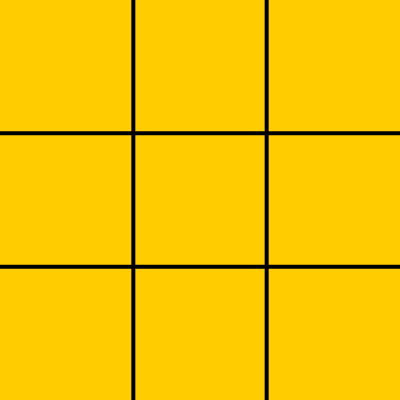
Frame 1 (no input)
Frame 60 (no input): identical to frame 1, image omitted
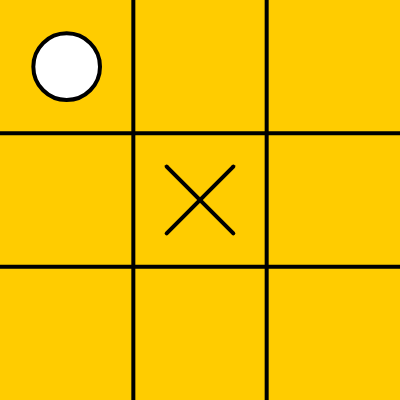
Frame 120 (the mouse pressed at the canvas centre since frame 60)

The p5.js sketch that drew these frames (run headless with seeded random() and noise() and a simulated clock; from frame 60 on, the mouse is pressed at the canvas centre):

// p5.js sketch
// ── sketch.js
// Implementation of the minimax algorithm is based on these websites:
//https://www.geeksforgeeks.org/minimax-algorithm-in-game-theory-set-3-tic-tac-toe-ai-finding-optimal-move/

// https://towardsdatascience.com/tic-tac-toe-creating-unbeatable-ai-with-minimax-algorithm-8af9e52c1e7d

let stateOfBoard; //boardState
let sizeOfBoard = 3 //  boardSize Keep this at 3, increasing it any higher will take the algorithm a lot longer to process and might crash the system.

let isLooping = true

function setup() {
  createCanvas(400, 400)
  
  w = width/sizeOfBoard
  h = height/sizeOfBoard
  
  stateOfBoard = new BoardState(sizeOfBoard, 1);
  initLabels() // This initialises the texts on the canvas
}

// Here i am creating the labels and buttons for the game
// Also creating the reset board button, giving it a size and a activity listener
function initLabels() {
  restartButton = createButton('Restart the game');
  restartButton.position(width+30, 400);
  restartButton.mousePressed(newGame);
  
  gameInfo = createP('This game of Tic-Tac-Toe utilises the Minimax algorithm, meaning you will never win. Have fun.').style('background-color', '#FFF').style('font-size', '25px').style('padding', '5px')
  gameInfo.position(width+30, 0);
  
  playerTurn = createP("' turn").style('background-color', '#FFF').style('font-size', '20px').style('padding', '5px')
  playerTurn.position(width+30, 150);
  
  aiThought = createP("AI: Try as hard as you want, you will never beat me").style('background-color', '#FFF').style('font-size', '25px').style('padding', '5px')
  aiThought.position(width+30, 300);
  
  winningPlayer = createP('No winner yet').style('background-color', '#FFF').style('font-size', '25px').style('padding', '5px')
  winningPlayer.position(width+30, 200);
  
 
}

function mousePressed() {
  stateOfBoard.mousePressed()
}

function newGame() {
  stateOfBoard.createNewGame()
}

//Renders everything to the screen and canvas
function draw() {
  if(isLooping)
    if(stateOfBoard.turn == 1)
      stateOfBoard.performAIMove()
    stateOfBoard.show()
}

// ── Board.js
class Board {
  //Creating the layout of the board
  constructor(boardSize, board = null) {
    this.boardSize = boardSize
  
    if(!board) {
      this.board = []
  
      for(let i=0; i<this.boardSize; ++i) {
        let row = [];
        for(let j=0; j<this.boardSize; ++j) {
          row.push('');
        }
        this.board.push(row)
      }
    } else {
      this.board = board
    }
    
    this.w = width/boardSize;
    this.h = height/boardSize;
  }
  
  giveAvailableTiles() {
    let ans = []
    for(let i=0; i<this.boardSize; ++i) {
      for(let j=0; j<this.boardSize; ++j) {
        if(this.board[i][j] == '') {
          ans.push([i, j])
        }
      }
    }
    return ans
  }
  
  newBoard() {
    this.w = width/this.boardSize;
    this.h = height/this.boardSize;
  
    this.board = []
  
    for(let i=0; i<this.boardSize; ++i) {
      let row = [];
      for(let j=0; j<this.boardSize; ++j) {
        row.push('');
      }
      this.board.push(row)
    }
  }
  //checks for a winning conditon
  //
  foundWinner() {
    for(let i=0;i<this.boardSize;++i) {
      let temp=this.board[i][0];
      if(temp=='') continue;
      for(let j=1;j<this.boardSize; ++j) {
        if(this.board[i][j] == '') {
          temp = '';
          break;
        }
        if(this.board[i][j] != temp) {
          temp = '';
          break;
        }
      }
      if(temp != '') {
        stroke(220, 0, 0);
        strokeWeight(8);
        line(w/4, w*(i+0.5), width-(w/4), w*(i+0.5))
        strokeWeight(4);
        stroke(0)
        return temp;
      }
    }
  
    for(let i=0;i<this.boardSize;++i) {
      let temp=this.board[0][i];
      if(temp=='') continue;
      for(let j=1;j<this.boardSize; ++j) {
        if(this.board[j][i] == '') {
          temp = '';
          break;
        }
        if(this.board[j][i] != temp) {
          temp = '';
          break;
        }
      }
      if(temp != '') {
        stroke(220, 0, 0);
        strokeWeight(8);
        line(w*(i+0.5), w/4, w*(i+0.5), height-(w/4))
        strokeWeight(4);
        stroke(0)
        return temp;
      }
    }
    
    let temp=this.board[0][0];
    if(temp != '') {
      for(let i=1;i<this.boardSize;++i) {
        if(this.board[i][i] == '') {
          temp = '';
          break;
        }
        if(this.board[i][i] != temp) {
          temp = '';
          break;
        }
      }
    }
    //setting up the board divison using lines

    if(temp != '') {
      stroke(220, 0, 0);
      strokeWeight(8);
      line(w/4, w/4, width-(w/4), height-(w/4))
      strokeWeight(4);
      stroke(0)
      return temp;
    }
  
    temp=this.board[0][this.boardSize-1];
      if(temp != '') {
      for(let i=1;i<this.boardSize;++i) {
        if(this.board[i][this.boardSize-1-i] == '') {
          temp = '';
          break;
        }
        if(this.board[i][this.boardSize-1-i] != temp) {
          temp = '';
          break;
        }
      }
    }
    if(temp != '') {
      stroke(220, 0, 0);
      strokeWeight(8);
      line(width-(w/4), w/4, w/4, height-(w/4))
      strokeWeight(4);
      stroke(0)
      return temp;
    }
  
    for(let i=0; i<this.boardSize; ++i) {
      for(let j=0; j<this.boardSize; ++j) {
        if(this.board[i][j] == '') return null;
      }
    }
    return 'DRAW';
  }
  
  duplicateBoard() {
	let newBoard = this.board.map(arr => arr.slice())
    return new Board(this.boardSize, newBoard)
  }
  
  show() {
    strokeWeight(4);
    background(255, 204, 0);
    
    for(let i=1; i<this.boardSize; ++i) {
      line(0, this.h*i, width, this.h*i);
      line(this.w*i, 0, this.w*i, height);
    }
  
    for(let i=0; i<this.boardSize; ++i) {
      for(let j=0; j<this.boardSize; ++j) {
        let x = (this.w*j)+(this.w/2);
        let y = (this.h*i)+(this.h/2);
        let xr = this.w/4;
        let yr = this.h/4;
      
        if(this.board[i][j]=='X') {
          line(x-xr, y-yr, x+xr, y+yr);
          line(x+xr, y-yr, x-xr, y+yr);
        }
        // 
        else if(this.board[i][j]=='O') {
          ellipseMode(CENTER);
          ellipse(x, y, xr*2, yr*2);
        }
      }
    }
  }
}
// ── stateOfBoard.js
class BoardState {
  constructor(sizeOfBoard, currentPlayer, board = null) {
    if(!board) this.board = new Board(sizeOfBoard)
    else this.board = board
    
    
    this.currentPlayer = currentPlayer
    this.turn = 1-(2*currentPlayer) // if the currentPlayer=0 then 1, else -1
    // assigning the symbol to both players
    this.symbolOfPlayer = ['O', 'X'], this.playerOrAI = ['AI', 'Your']
    this.winner = null
  }
  
   mousePressed() {
    if(isLooping && mouseX > 0 && mouseX < width && mouseY > 0 && mouseY < height && this.turn==-1) {
      let j=Math.floor(mouseX/w);
      let i=Math.floor(mouseY/h);
      let tempBoard = this.board.board;
      
      if(tempBoard[i][j] != '') return;
      tempBoard[i][j] = this.symbolOfPlayer[this.currentPlayer];
      this.currentPlayer = 1-this.currentPlayer;
      this.turn *= -1
    }
  }
  
  createNewGame() {
    this.currentPlayer = 1
    this.turn = -1

    this.board.newBoard()
    this.winner = null
    isLooping = true
  
    
    playerTurn.html(this.playerOrAI[this.currentPlayer] + " Turn")
    winningPlayer.html('No winner yet')
    aiThought.html("AI: Try as hard as you want, you will never beat me")
  }
  
  // Initialise alpha = -infinity and beta = infinity as the worst possible cases. 
  performAIMove() {
    let res = this.evaluateBoard(this.board, this.turn, Number.NEGATIVE_INFINITY, Number.POSITIVE_INFINITY)
    this.board = res[0]
    if(res[1]==-1) aiThought.html("AI: Well... Seems like I've lost")
    else if(res[1]==0) aiThought.html("AI: We either draw or I win, there is no 3rd option")
    else if(res[1]==1) aiThought.html("AI: Hey just as I said...you lost.")
    this.currentPlayer = 1-this.currentPlayer;
    this.turn *= -1
  }
  
  evaluateBoard(board, turn, Alpha, Beta) {
    let winn = board.foundWinner()
    let player = this.symbolOfPlayer[this.currentPlayer]
    let otherPlayer = this.symbolOfPlayer[1-this.currentPlayer]
    if(winn) {
      if(winn==otherPlayer) return [board, -1]
      else if(winn==player) return [board, 1]
      else return [board, 0]
    }
    
    let newBoard = board.duplicateBoard()
    let availableMoves = board.giveAvailableTiles()
    let lengthOfMoves = availableMoves.length
    if(lengthOfMoves==0) return [board, 0]
    
    player = this.symbolOfPlayer[(1-turn)/2]
    if(turn==-1) {
      let bestBoard = null
      for(let i=0; i<lengthOfMoves; ++i) {
        let theMove = availableMoves[i]
        newBoard.board[theMove[0]][theMove[1]] = player
        if(i!=0) {
          let previousMove = availableMoves[i-1]
          newBoard.board[previousMove[0]][previousMove[1]] = ''
        }
        let res = this.evaluateBoard(newBoard, -1*turn, Alpha, Beta)
        if(Beta>res[1]) {
          Beta=res[1]
          bestBoard = newBoard.duplicateBoard()
        }
        if(Beta<=Alpha) return [bestBoard, Beta]
      }
      return [bestBoard, Beta]
    }
    // The condition to prune a node is when alpha becomes greater than or equal to beta.
    if(turn==1) {
      let bestBoard = null
      for(let i=0; i<lengthOfMoves; ++i) {
        let theMove = availableMoves[i]
        newBoard.board[theMove[0]][theMove[1]] = player
        if(i!=0) {
          let previousMove = availableMoves[i-1]
          newBoard.board[previousMove[0]][previousMove[1]] = ''
        }
        let res = this.evaluateBoard(newBoard, -1*turn, Alpha, Beta)
        if(Alpha<res[1]) {
          Alpha=res[1]
          bestBoard = newBoard.duplicateBoard()
        }
        if(Beta<=Alpha) return [bestBoard, Alpha]
      }
      return [bestBoard, Alpha]
    }
	
	//console.log('Hello')
  }
  
  updateText() {
    playerTurn.html(this.playerOrAI[this.currentPlayer] + " Turn")
  }
  
  show() {
    background(250);
  
    this.updateText();
    this.board.show()
    
    this.winner = this.board.foundWinner();
    if(this.winner) {
      if(this.winner == 'DRAW')
        winningPlayer.html(this.winner);
      else {
        // Checks who won the game and displays the appropriate message
        // This conditon checker only exists because the game is scalable and the   algorithm does not perform as well with sizes bigger than 3.
        if(this.winner == 'X')
          winningPlayer.html('You Won')
        else
          winningPlayer.html('AI Won')
      }
      isLooping = false
    }
  }
}
